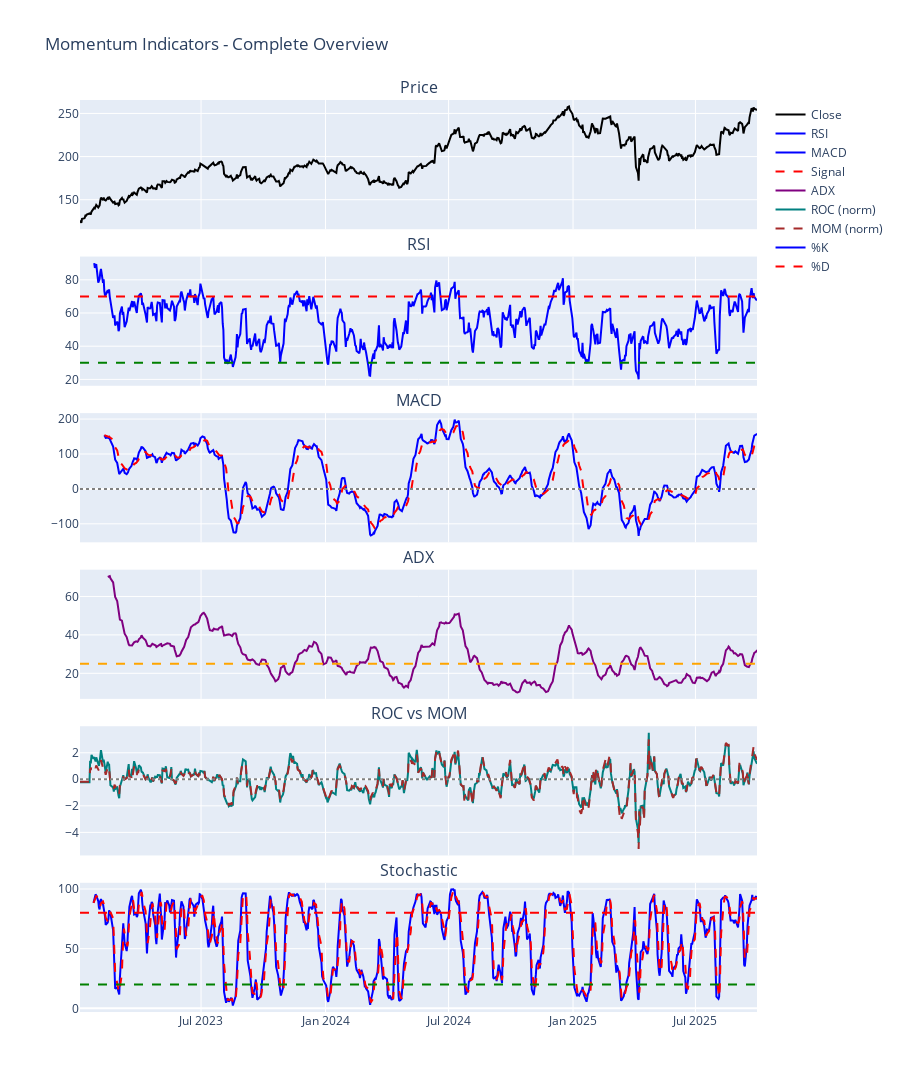

The code cell stored with this chart in its notebook:
### Markdown cell above
## Combined View - All Momentum Indicators

### Code cell
fig = make_subplots(rows=6, cols=1, shared_xaxes=True, vertical_spacing=0.03,
                    subplot_titles=(
                        'Price',
                        'RSI',
                        'MACD',
                        'ADX',
                        'ROC vs MOM',
                        'Stochastic'
                    ))

# Row 1: Price
fig.add_trace(go.Scatter(x=df['date'], y=df['close'], name='Close', line=dict(color='black')), row=1, col=1)

# Row 2: RSI
fig.add_trace(go.Scatter(x=df['date'], y=df['rsi'], name='RSI', line=dict(color='blue')), row=2, col=1)
fig.add_hline(y=70, line_dash="dash", line_color="red", row=2, col=1)
fig.add_hline(y=30, line_dash="dash", line_color="green", row=2, col=1)

# Row 3: MACD
fig.add_trace(go.Scatter(x=df['date'], y=df['macd'], name='MACD', line=dict(color='blue')), row=3, col=1)
fig.add_trace(go.Scatter(x=df['date'], y=df['macd_signal'], name='Signal',
                        line=dict(color='red', dash='dash')), row=3, col=1)
fig.add_hline(y=0, line_dash="dot", line_color="gray", row=3, col=1)

# Row 4: ADX
fig.add_trace(go.Scatter(x=df['date'], y=df['adx'], name='ADX', line=dict(color='purple')), row=4, col=1)
fig.add_hline(y=25, line_dash="dash", line_color="orange", row=4, col=1)

# Row 5: ROC vs MOM (normalized)
from sklearn.preprocessing import StandardScaler
scaler = StandardScaler()
roc_norm = scaler.fit_transform(df[['roc']].fillna(0))
mom_norm = scaler.fit_transform(df[['mom']].fillna(0))

fig.add_trace(go.Scatter(x=df['date'], y=roc_norm.flatten(), name='ROC (norm)',
                        line=dict(color='teal')), row=5, col=1)
fig.add_trace(go.Scatter(x=df['date'], y=mom_norm.flatten(), name='MOM (norm)',
                        line=dict(color='brown', dash='dash')), row=5, col=1)
fig.add_hline(y=0, line_dash="dot", line_color="gray", row=5, col=1)

# Row 6: Stochastic
fig.add_trace(go.Scatter(x=df['date'], y=df['stoch_k'], name='%K', line=dict(color='blue')), row=6, col=1)
fig.add_trace(go.Scatter(x=df['date'], y=df['stoch_d'], name='%D',
                        line=dict(color='red', dash='dash')), row=6, col=1)
fig.add_hline(y=80, line_dash="dash", line_color="red", row=6, col=1)
fig.add_hline(y=20, line_dash="dash", line_color="green", row=6, col=1)

fig.update_layout(height=1400, title_text="Momentum Indicators - Complete Overview")
fig.show()

print("\n=== Momentum Summary ===")
print(f"RSI: mean={df['rsi'].mean():.2f}, oversold={((df['rsi'] < 30).sum())} days")
print(f"ADX: mean={df['adx'].mean():.2f}, strong trend={(df['adx'] > 25).sum()} days")
print(f"Stochastic: mean={df['stoch_k'].mean():.2f}, oversold={(df['stoch_k'] < 20).sum()} days")

### Figure 1 — Plotly figure (JSON) as saved in the notebook; plotly's stock layout.template omitted (floating-point values rounded to 4 significant figures; data arrays with more than 128 entries replaced by an {"elided": "..."} marker saying what was removed)
{"data": [{"line": {"color": "black"}, "name": "Close", "type": "scatter", "x": {"elided": "688 str values"}, "xaxis": "x", "y": {"elided": "688 float values"}, "yaxis": "y"}, {"line": {"color": "blue"}, "name": "RSI", "type": "scatter", "x": {"elided": "688 str values"}, "xaxis": "x2", "y": {"elided": "688 float values"}, "yaxis": "y2"}, {"line": {"color": "blue"}, "name": "MACD", "type": "scatter", "x": {"elided": "688 str values"}, "xaxis": "x3", "y": {"elided": "688 float values"}, "yaxis": "y3"}, {"line": {"color": "red", "dash": "dash"}, "name": "Signal", "type": "scatter", "x": {"elided": "688 str values"}, "xaxis": "x3", "y": {"elided": "688 float values"}, "yaxis": "y3"}, {"line": {"color": "purple"}, "name": "ADX", "type": "scatter", "x": {"elided": "688 str values"}, "xaxis": "x4", "y": {"elided": "688 float values"}, "yaxis": "y4"}, {"line": {"color": "teal"}, "name": "ROC (norm)", "type": "scatter", "x": {"elided": "688 str values"}, "xaxis": "x5", "y": {"elided": "688 float values"}, "yaxis": "y5"}, {"line": {"color": "brown", "dash": "dash"}, "name": "MOM (norm)", "type": "scatter", "x": {"elided": "688 str values"}, "xaxis": "x5", "y": {"elided": "688 float values"}, "yaxis": "y5"}, {"line": {"color": "blue"}, "name": "%K", "type": "scatter", "x": {"elided": "688 str values"}, "xaxis": "x6", "y": {"elided": "688 float values"}, "yaxis": "y6"}, {"line": {"color": "red", "dash": "dash"}, "name": "%D", "type": "scatter", "x": {"elided": "688 str values"}, "xaxis": "x6", "y": {"elided": "688 float values"}, "yaxis": "y6"}], "layout": {"annotations": [{"font": {"size": 16}, "showarrow": false, "text": "Price", "x": 0.5, "xanchor": "center", "xref": "paper", "y": 1, "yanchor": "bottom", "yref": "paper"}, {"font": {"size": 16}, "showarrow": false, "text": "RSI", "x": 0.5, "xanchor": "center", "xref": "paper", "y": 0.8283, "yanchor": "bottom", "yref": "paper"}, {"font": {"size": 16}, "showarrow": false, "text": "MACD", "x": 0.5, "xanchor": "center", "xref": "paper", "y": 0.6567, "yanchor": "bottom", "yref": "paper"}, {"font": {"size": 16}, "showarrow": false, "text": "ADX", "x": 0.5, "xanchor": "center", "xref": "paper", "y": 0.485, "yanchor": "bottom", "yref": "paper"}, {"font": {"size": 16}, "showarrow": false, "text": "ROC vs MOM", "x": 0.5, "xanchor": "center", "xref": "paper", "y": 0.3133, "yanchor": "bottom", "yref": "paper"}, {"font": {"size": 16}, "showarrow": false, "text": "Stochastic", "x": 0.5, "xanchor": "center", "xref": "paper", "y": 0.1417, "yanchor": "bottom", "yref": "paper"}], "height": 1400, "shapes": [{"line": {"color": "red", "dash": "dash"}, "type": "line", "x0": 0, "x1": 1, "xref": "x2 domain", "y0": 70, "y1": 70, "yref": "y2"}, {"line": {"color": "green", "dash": "dash"}, "type": "line", "x0": 0, "x1": 1, "xref": "x2 domain", "y0": 30, "y1": 30, "yref": "y2"}, {"line": {"color": "gray", "dash": "dot"}, "type": "line", "x0": 0, "x1": 1, "xref": "x3 domain", "y0": 0, "y1": 0, "yref": "y3"}, {"line": {"color": "orange", "dash": "dash"}, "type": "line", "x0": 0, "x1": 1, "xref": "x4 domain", "y0": 25, "y1": 25, "yref": "y4"}, {"line": {"color": "gray", "dash": "dot"}, "type": "line", "x0": 0, "x1": 1, "xref": "x5 domain", "y0": 0, "y1": 0, "yref": "y5"}, {"line": {"color": "red", "dash": "dash"}, "type": "line", "x0": 0, "x1": 1, "xref": "x6 domain", "y0": 80, "y1": 80, "yref": "y6"}, {"line": {"color": "green", "dash": "dash"}, "type": "line", "x0": 0, "x1": 1, "xref": "x6 domain", "y0": 20, "y1": 20, "yref": "y6"}], "title": {"text": "Momentum Indicators - Complete Overview"}, "xaxis": {"anchor": "y", "domain": [0, 1], "matches": "x6", "showticklabels": false}, "xaxis2": {"anchor": "y2", "domain": [0, 1], "matches": "x6", "showticklabels": false}, "xaxis3": {"anchor": "y3", "domain": [0, 1], "matches": "x6", "showticklabels": false}, "xaxis4": {"anchor": "y4", "domain": [0, 1], "matches": "x6", "showticklabels": false}, "xaxis5": {"anchor": "y5", "domain": [0, 1], "matches": "x6", "showticklabels": false}, "xaxis6": {"anchor": "y6", "domain": [0, 1]}, "yaxis": {"anchor": "x", "domain": [0.8583, 1]}, "yaxis2": {"anchor": "x2", "domain": [0.6867, 0.8283]}, "yaxis3": {"anchor": "x3", "domain": [0.515, 0.6567]}, "yaxis4": {"anchor": "x4", "domain": [0.3433, 0.485]}, "yaxis5": {"anchor": "x5", "domain": [0.1717, 0.3133]}, "yaxis6": {"anchor": "x6", "domain": [0, 0.1417]}}}
